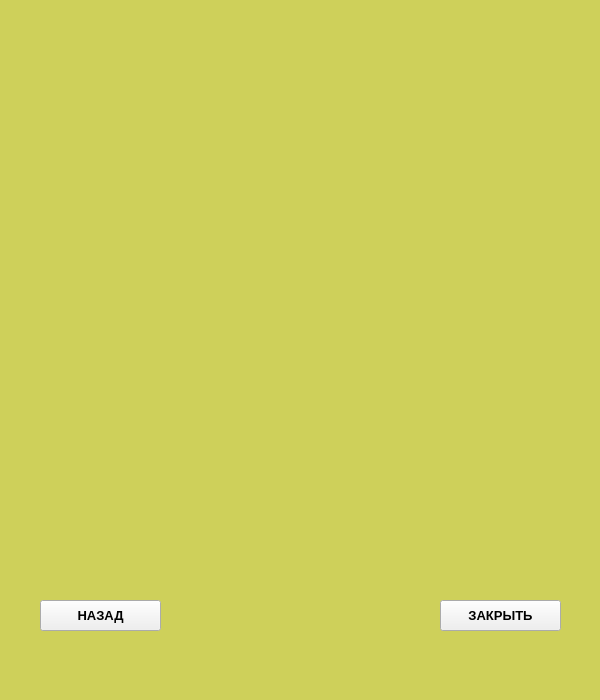
<?xml version="1.0" encoding="UTF-8"?>
<ui version="4.0">
 <class>MainWindow</class>
 <widget class="QMainWindow" name="MainWindow">
  <property name="geometry">
   <rect>
    <x>0</x>
    <y>0</y>
    <width>600</width>
    <height>700</height>
   </rect>
  </property>
  <property name="windowTitle">
   <string>info</string>
  </property>
  <widget class="QWidget" name="centralwidget">
   <widget class="QLabel" name="fon2">
    <property name="geometry">
     <rect>
      <x>0</x>
      <y>0</y>
      <width>600</width>
      <height>700</height>
     </rect>
    </property>
    <property name="styleSheet">
     <string notr="true">background-color: rgb(206, 208, 90);</string>
    </property>
    <property name="text">
     <string/>
    </property>
   </widget>
   <widget class="QPushButton" name="btn5">
    <property name="geometry">
     <rect>
      <x>40</x>
      <y>600</y>
      <width>121</width>
      <height>31</height>
     </rect>
    </property>
    <property name="font">
     <font>
      <pointsize>10</pointsize>
      <weight>75</weight>
      <bold>true</bold>
     </font>
    </property>
    <property name="text">
     <string>НАЗАД</string>
    </property>
   </widget>
   <widget class="QPushButton" name="pushButton_2">
    <property name="geometry">
     <rect>
      <x>440</x>
      <y>600</y>
      <width>121</width>
      <height>31</height>
     </rect>
    </property>
    <property name="font">
     <font>
      <pointsize>10</pointsize>
      <weight>75</weight>
      <bold>true</bold>
     </font>
    </property>
    <property name="text">
     <string>ЗАКРЫТЬ</string>
    </property>
   </widget>
  </widget>
 </widget>
 <resources/>
 <connections/>
</ui>
